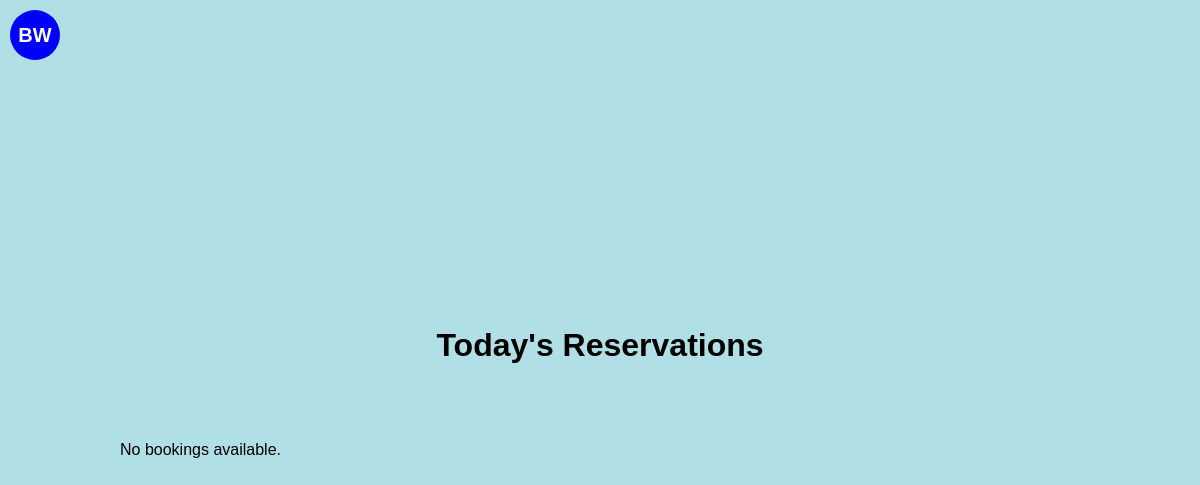
The app's page /, older data.
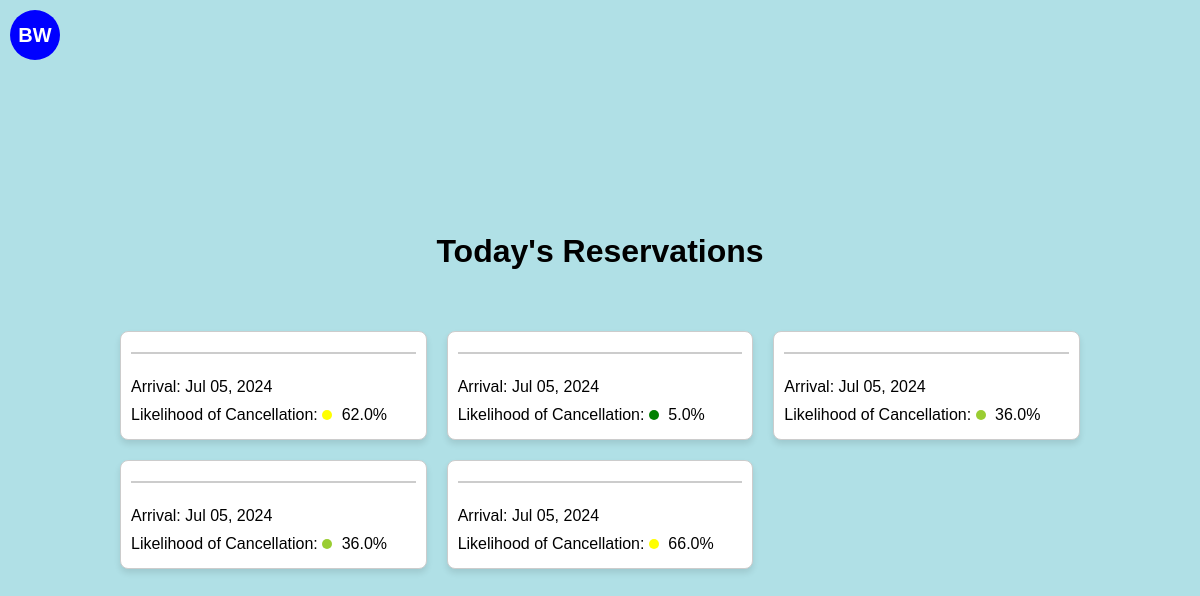
The same page, newer data.
### cancellationPredictor/models.py (models this page shows, shortened)
class Booking(models.Model):
    month_of_booking = models.IntegerField()
    day_of_booking = models.IntegerField()
    weekday_of_booking = models.IntegerField()
    month_of_arrival = models.IntegerField()
    day_of_arrival = models.IntegerField()
    weekday_of_arrival = models.IntegerField()
    num_of_nights = models.IntegerField()
    is_repeated_guest = models.BooleanField()
    previous_stays = models.IntegerField()
    previous_cancellations = models.IntegerField()
    booking_to_arrival_duration = models.IntegerField()
    rate = models.DecimalField(max_digits=10, decimal_places=2)  # Assuming 'Rate' needs to handle decimals
    override = models.DecimalField(max_digits=10, decimal_places=2)  # Assuming 'Override' is a monetary value
    probability = models.DecimalField(max_digits=10, decimal_places=6)  # Storing probabilities with precision
    prediction = models.BooleanField()  # Assuming prediction is a binary outcome (True/False)
    guest_name = models.TextField()  # Adjust max_length as needed
    date_booking_made = models.DateField()
    scheduled_arrival = models.DateField()

### cancellationPredictor/views.py (the view)
# urls.py: path('', BookingListView.as_view(), name='booking-list'),
class BookingListView(ListView):
    model = Booking
    template_name = 'cancellationPredictor/booking_list.html'
    context_object_name = 'bookings'
    def get_queryset(self):
        today = timezone.localdate()
        today_arrivals = Booking.objects.filter(scheduled_arrival=today)
        fake = Faker()  # Create a Faker generator instance
        for booking in today_arrivals:
            booking.guest_name = fake.name()
        return today_arrivals

### cancellationPredictor/templatetags/custom_filters.py (called while the page is built)
@register.filter(name='multiply')
def multiply(value, arg):
    try:
        return float(value) * float(arg)
    except (ValueError, TypeError):
        return ''  # You might choose to handle the error differently.

### templates/cancellationPredictor/booking_list.html (shortened to what this page needs)
{% load custom_filters %}
<!DOCTYPE html>
<html>
<head>
</head>
<body>
    <div id="logo">BW</div>
    <h1>Today's Reservations</h1>
    <div class="grid-container">
        {% for booking in bookings %}
        <div class="card">
            <h3>{{ booking.guest_name }}</h3>
            <p>Arrival: {{ booking.scheduled_arrival|date:"M d, Y" }}</p>
            <p>Likelihood of Cancellation:
                <span class="probability-circle" style="background-color:
                    {% if booking.probability|multiply:100 < 25 %}
                        green
                    {% elif booking.probability|multiply:100 < 50 %}
                        yellowgreen
                    {% elif booking.probability|multiply:100 < 75 %}
                        yellow
                    {% else %}
                        red
                    {% endif %};
                "></span>
                {{ booking.probability|floatformat:2|multiply:100 }}%
            </p>
        </div>
        {% empty %}
        <p>No bookings available.</p>
        {% endfor %}
    </div>
</body>
</html>

### templates/cancellationPredictor/booking_list.html (style rules this page uses)
body { display: flex; flex-direction: column; align-items: center; justify-content: center; min-height: 100vh; margin: 0; font-family: Arial, sans-serif; background-color: #B0E0E6; }
#logo { position: absolute; top: 10px; left: 10px; width: 50px; height: 50px; background-color: #0000FF; border-radius: 50%; display: flex; justify-content: center; align-items: center; color: white; font-weight: bold; font-size: 20px; }
.grid-container { display: grid; grid-template-columns: repeat(auto-fill, minmax(250px, 1fr)); grid-gap: 20px; padding: 20px; width: 80%; max-width: 1000px; margin-top: 20px; }
.card { background-color: #FFFFFF; border: 1px solid #ccc; border-radius: 8px; box-shadow: 0 4px 6px rgba(0,0,0,0.1); padding: 10px; display: flex; flex-direction: column; justify-content: space-between; }
.card h3 { margin-top: 0; color: #333; border-bottom: 2px solid #ccc; padding-bottom: 10px; }
.card p { margin: 5px 0; }
.probability-circle { height: 10px; width: 10px; border-radius: 50%; display: inline-block; margin-right: 5px; }

Row changes from the older to the newer data that the page shows:
added Booking: scheduled_arrival "Jul 05, 2024", probability|multiply "62.0"
added Booking: scheduled_arrival "Jul 05, 2024", probability|multiply "5.0"
added Booking: scheduled_arrival "Jul 05, 2024", probability|multiply "36.0"
added Booking: scheduled_arrival "Jul 05, 2024", probability|multiply "36.0"
added Booking: scheduled_arrival "Jul 05, 2024", probability|multiply "66.0"
Text that changed along with them:
text no longer shown: "No bookings available."
